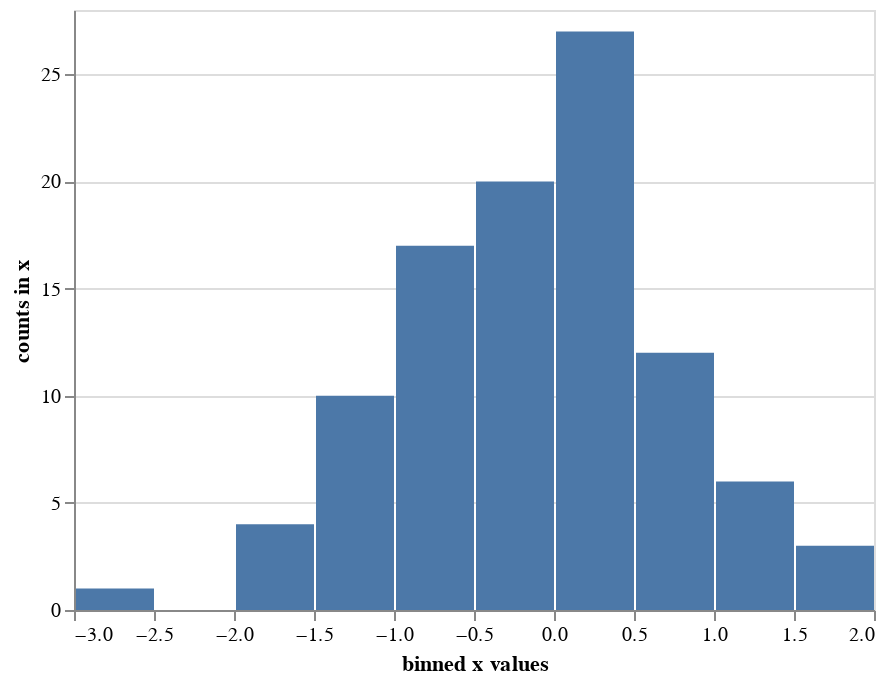

Write notebook code for a chart like this one.
### Markdown cell above
Можно вручную задать подписи осей с использованием аргумента ``title``:

### Code cell
alt.Chart(data).mark_bar().encode(
    x=alt.X('x', bin=True, title='binned x values'),
    y=alt.Y('count()', title='counts in x')
)

### Figure 1 — Vega-Lite specification as saved in the notebook (floating-point values rounded to 4 significant figures)
{"config": {"view": {"continuousWidth": 400, "continuousHeight": 300}}, "data": {"name": "data-ae1344d1d8690fa86222a4d9fb43266b"}, "mark": "bar", "encoding": {"x": {"type": "quantitative", "bin": true, "field": "x", "title": "binned x values"}, "y": {"type": "quantitative", "aggregate": "count", "title": "counts in x"}}, "$schema": "https://vega.github.io/schema/vega-lite/v4.8.1.json", "datasets": {"data-ae1344d1d8690fa86222a4d9fb43266b": [{"x": 0.4967, "y": -0.1383}, {"x": 0.6477, "y": 1.523}, {"x": -0.2342, "y": -0.2341}, {"x": 1.579, "y": 0.7674}, {"x": -0.4695, "y": 0.5426}, {"x": -0.4634, "y": -0.4657}, {"x": 0.242, "y": -1.913}, {"x": -1.725, "y": -0.5623}, {"x": -1.013, "y": 0.3142}, {"x": -0.908, "y": -1.412}, {"x": 1.466, "y": -0.2258}, {"x": 0.06753, "y": -1.425}, {"x": -0.5444, "y": 0.1109}, {"x": -1.151, "y": 0.3757}, {"x": -0.6006, "y": -0.2917}, {"x": -0.6017, "y": 1.852}, {"x": -0.0135, "y": -1.058}, {"x": 0.8225, "y": -1.221}, {"x": 0.2089, "y": -1.96}, {"x": -1.328, "y": 0.1969}, {"x": 0.7385, "y": 0.1714}, {"x": -0.1156, "y": -0.3011}, {"x": -1.479, "y": -0.7198}, {"x": -0.4606, "y": 1.057}, {"x": 0.3436, "y": -1.763}, {"x": 0.3241, "y": -0.3851}, {"x": -0.6769, "y": 0.6117}, {"x": 1.031, "y": 0.9313}, {"x": -0.8392, "y": -0.3092}, {"x": 0.3313, "y": 0.9755}, {"x": -0.4792, "y": -0.1857}, {"x": -1.106, "y": -1.196}, {"x": 0.8125, "y": 1.356}, {"x": -0.07201, "y": 1.004}, {"x": 0.3616, "y": -0.6451}, {"x": 0.3614, "y": 1.538}, {"x": -0.03583, "y": 1.565}, {"x": -2.62, "y": 0.8219}, {"x": 0.08705, "y": -0.299}, {"x": 0.09176, "y": -1.988}, {"x": -0.2197, "y": 0.3571}, {"x": 1.478, "y": -0.5183}, {"x": -0.8085, "y": -0.5018}, {"x": 0.9154, "y": 0.3288}, {"x": -0.5298, "y": 0.5133}, {"x": 0.09708, "y": 0.9686}, {"x": -0.7021, "y": -0.3277}, {"x": -0.3921, "y": -1.464}, {"x": 0.2961, "y": 0.2611}, {"x": 0.005113, "y": -0.2346}, {"x": -1.415, "y": -0.4206}, {"x": -0.3427, "y": -0.8023}, {"x": -0.1613, "y": 0.4041}, {"x": 1.886, "y": 0.1746}, {"x": 0.2576, "y": -0.07445}, {"x": -1.919, "y": -0.02651}, {"x": 0.06023, "y": 2.463}, {"x": -0.1924, "y": 0.3015}, {"x": -0.03471, "y": -1.169}, {"x": 1.143, "y": 0.7519}, {"x": 0.791, "y": -0.9094}, {"x": 1.403, "y": -1.402}, {"x": 0.5869, "y": 2.19}, {"x": -0.9905, "y": -0.5663}, {"x": 0.09965, "y": -0.5035}, {"x": -1.551, "y": 0.06856}, {"x": -1.062, "y": 0.4736}, {"x": -0.9194, "y": 1.55}, {"x": -0.7833, "y": -0.3221}, {"x": 0.8135, "y": -1.231}, {"x": 0.2275, "y": 1.307}, {"x": -1.607, "y": 0.1846}, {"x": 0.2599, "y": 0.7818}, {"x": -1.237, "y": -1.32}, {"x": 0.5219, "y": 0.297}, {"x": 0.2505, "y": 0.3464}, {"x": -0.68, "y": 0.2323}, {"x": 0.2931, "y": -0.7144}, {"x": 1.866, "y": 0.4738}, {"x": -1.191, "y": 0.6566}, {"x": -0.9747, "y": 0.7871}, {"x": 1.159, "y": -0.8207}, {"x": 0.9634, "y": 0.4128}, {"x": 0.8221, "y": 1.897}, {"x": -0.2454, "y": -0.7537}, {"x": -0.8895, "y": -0.8158}, {"x": -0.0771, "y": 0.3412}, {"x": 0.2767, "y": 0.8272}, {"x": 0.013, "y": 1.454}, {"x": -0.2647, "y": 2.72}, {"x": 0.6257, "y": -0.8572}, {"x": -1.071, "y": 0.4825}, {"x": -0.2235, "y": 0.714}, {"x": 0.4732, "y": -0.07283}, {"x": -0.8468, "y": -1.515}, {"x": -0.4465, "y": 0.8564}, {"x": 0.2141, "y": -1.246}, {"x": 0.1732, "y": 0.3853}, {"x": -0.8839, "y": 0.1537}, {"x": 0.05821, "y": -1.143}]}}
